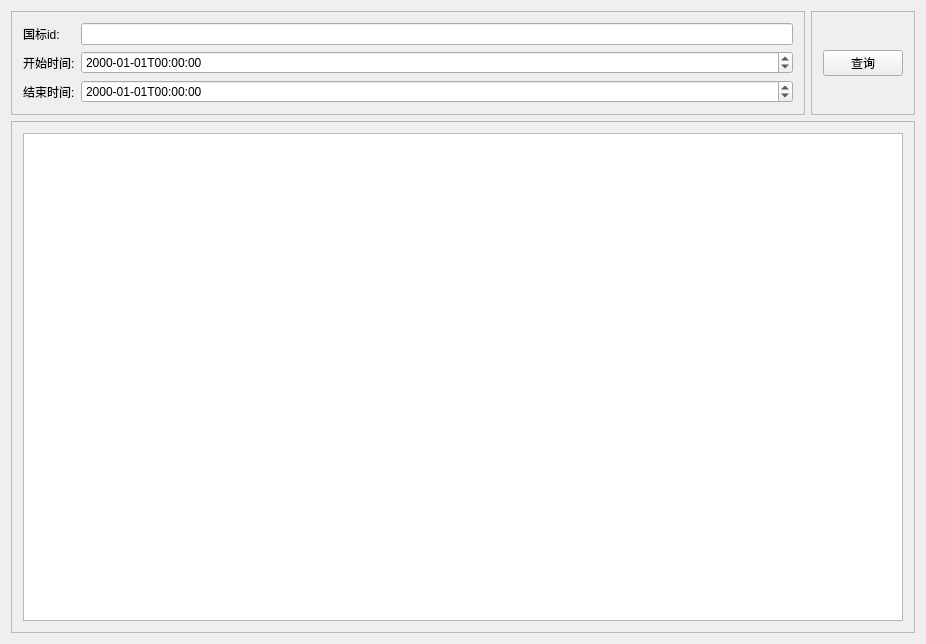
<?xml version="1.0" encoding="UTF-8"?>
<ui version="4.0">
 <class>GBRecordInfoDlg</class>
 <widget class="QWidget" name="GBRecordInfoDlg">
  <property name="geometry">
   <rect>
    <x>0</x>
    <y>0</y>
    <width>926</width>
    <height>644</height>
   </rect>
  </property>
  <property name="windowTitle">
   <string>GBRecordInfoDlg</string>
  </property>
  <layout class="QGridLayout" name="gridLayout_2">
   <item row="0" column="0">
    <widget class="QFrame" name="frame">
     <property name="frameShape">
      <enum>QFrame::StyledPanel</enum>
     </property>
     <property name="frameShadow">
      <enum>QFrame::Raised</enum>
     </property>
     <layout class="QGridLayout" name="gridLayout">
      <item row="1" column="0">
       <widget class="QLabel" name="label_2">
        <property name="text">
         <string>开始时间:</string>
        </property>
       </widget>
      </item>
      <item row="1" column="1">
       <widget class="QDateTimeEdit" name="dte_starttime">
        <property name="displayFormat">
         <string>yyyy-MM-ddTHH:mm:ss</string>
        </property>
       </widget>
      </item>
      <item row="0" column="0">
       <widget class="QLabel" name="label">
        <property name="text">
         <string>国标id:</string>
        </property>
       </widget>
      </item>
      <item row="0" column="1">
       <widget class="QLineEdit" name="le_gbid"/>
      </item>
      <item row="2" column="0">
       <widget class="QLabel" name="label_3">
        <property name="text">
         <string>结束时间:</string>
        </property>
       </widget>
      </item>
      <item row="2" column="1">
       <widget class="QDateTimeEdit" name="dte_endtime">
        <property name="displayFormat">
         <string>yyyy-MM-ddTHH:mm:ss</string>
        </property>
       </widget>
      </item>
     </layout>
    </widget>
   </item>
   <item row="0" column="1">
    <widget class="QFrame" name="frame_2">
     <property name="frameShape">
      <enum>QFrame::StyledPanel</enum>
     </property>
     <property name="frameShadow">
      <enum>QFrame::Raised</enum>
     </property>
     <layout class="QVBoxLayout" name="verticalLayout">
      <item>
       <widget class="QPushButton" name="pb_query">
        <property name="text">
         <string>查询</string>
        </property>
       </widget>
      </item>
     </layout>
    </widget>
   </item>
   <item row="1" column="0" colspan="2">
    <widget class="QFrame" name="frame_3">
     <property name="frameShape">
      <enum>QFrame::StyledPanel</enum>
     </property>
     <property name="frameShadow">
      <enum>QFrame::Raised</enum>
     </property>
     <layout class="QVBoxLayout" name="verticalLayout_2">
      <item>
       <widget class="QTableWidget" name="tableWidget"/>
      </item>
     </layout>
    </widget>
   </item>
  </layout>
 </widget>
 <layoutdefault spacing="6" margin="11"/>
 <resources/>
 <connections/>
</ui>
